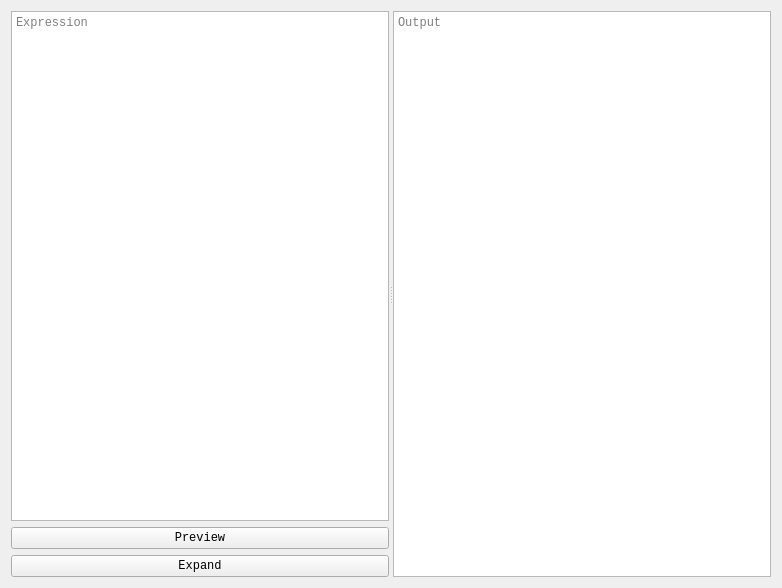
<?xml version="1.0" encoding="UTF-8"?>
<ui version="4.0">
 <class>ExpandTab</class>
 <widget class="QWidget" name="ExpandTab">
  <property name="geometry">
   <rect>
    <x>0</x>
    <y>0</y>
    <width>782</width>
    <height>588</height>
   </rect>
  </property>
  <property name="font">
   <font>
    <family>Courier New</family>
   </font>
  </property>
  <property name="windowTitle">
   <string>Form</string>
  </property>
  <layout class="QGridLayout" name="gridLayout">
   <item row="0" column="0">
    <widget class="QSplitter" name="splitter">
     <property name="sizePolicy">
      <sizepolicy hsizetype="Expanding" vsizetype="Expanding">
       <horstretch>0</horstretch>
       <verstretch>0</verstretch>
      </sizepolicy>
     </property>
     <property name="orientation">
      <enum>Qt::Horizontal</enum>
     </property>
     <property name="childrenCollapsible">
      <bool>false</bool>
     </property>
     <widget class="QWidget" name="verticalLayoutWidget">
      <layout class="QVBoxLayout" name="verticalLayout">
       <item>
        <widget class="TextEdit" name="ExpExp">
         <property name="sizePolicy">
          <sizepolicy hsizetype="Expanding" vsizetype="Ignored">
           <horstretch>0</horstretch>
           <verstretch>0</verstretch>
          </sizepolicy>
         </property>
         <property name="toolTip">
          <string>Expression</string>
         </property>
         <property name="tabChangesFocus">
          <bool>true</bool>
         </property>
         <property name="placeholderText">
          <string>Expression</string>
         </property>
        </widget>
       </item>
       <item>
        <widget class="QPushButton" name="ExpPrev">
         <property name="toolTip">
          <string>Preview the expression</string>
         </property>
         <property name="text">
          <string>Preview</string>
         </property>
         <property name="autoDefault">
          <bool>true</bool>
         </property>
        </widget>
       </item>
       <item>
        <widget class="QPushButton" name="ExpCalc">
         <property name="toolTip">
          <string>Expand the expression - Shift + Enter</string>
         </property>
         <property name="text">
          <string>Expand</string>
         </property>
         <property name="autoDefault">
          <bool>true</bool>
         </property>
        </widget>
       </item>
      </layout>
     </widget>
     <widget class="QTextBrowser" name="ExpOut">
      <property name="cursor" stdset="0">
       <cursorShape>ArrowCursor</cursorShape>
      </property>
      <property name="toolTip">
       <string>Expanded Answer</string>
      </property>
      <property name="lineWrapMode">
       <enum>QTextEdit::NoWrap</enum>
      </property>
      <property name="placeholderText">
       <string>Output</string>
      </property>
     </widget>
    </widget>
   </item>
  </layout>
 </widget>
 <customwidgets>
  <customwidget>
   <class>TextEdit</class>
   <extends>QPlainTextEdit</extends>
   <header>caspy3/qt_assets/highlight.h</header>
  </customwidget>
 </customwidgets>
 <resources/>
 <connections/>
</ui>
